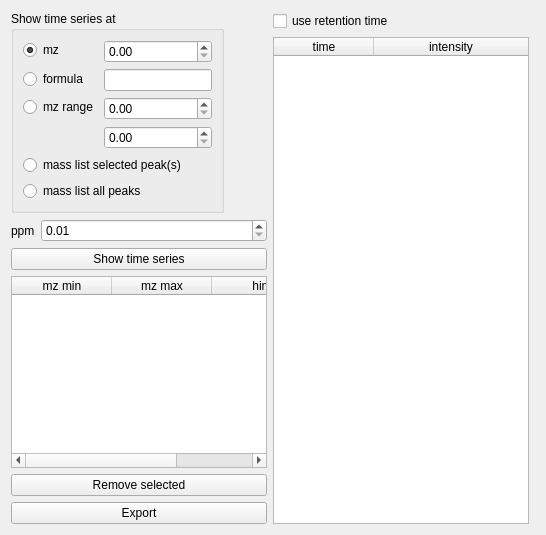
         <widget class="QWidget" name="tab_5">
          <attribute name="title">
           <string>Time Series</string>
          </attribute>
          <layout class="QHBoxLayout" name="horizontalLayout_7">
           <item>
            <layout class="QVBoxLayout" name="verticalLayout_17">
             <item>
              <widget class="QGroupBox" name="groupBox_2">
               <property name="sizePolicy">
                <sizepolicy hsizetype="Maximum" vsizetype="Maximum">
                 <horstretch>0</horstretch>
                 <verstretch>0</verstretch>
                </sizepolicy>
               </property>
               <property name="maximumSize">
                <size>
                 <width>16777215</width>
                 <height>16777215</height>
                </size>
               </property>
               <property name="title">
                <string>Show time series at</string>
               </property>
               <layout class="QFormLayout" name="formLayout_2">
                <item row="2" column="0">
                 <widget class="QRadioButton" name="radioButton">
                  <property name="text">
                   <string>mz</string>
                  </property>
                  <property name="checked">
                   <bool>true</bool>
                  </property>
                 </widget>
                </item>
                <item row="5" column="0">
                 <widget class="QRadioButton" name="radioButton_2">
                  <property name="text">
                   <string>formula</string>
                  </property>
                 </widget>
                </item>
                <item row="7" column="1">
                 <widget class="QDoubleSpinBox" name="doubleSpinBox">
                  <property name="sizePolicy">
                   <sizepolicy hsizetype="Preferred" vsizetype="Fixed">
                    <horstretch>0</horstretch>
                    <verstretch>0</verstretch>
                   </sizepolicy>
                  </property>
                  <property name="maximum">
                   <double>999.990000000000009</double>
                  </property>
                 </widget>
                </item>
                <item row="6" column="1">
                 <widget class="QDoubleSpinBox" name="doubleSpinBox_2">
                  <property name="sizePolicy">
                   <sizepolicy hsizetype="Preferred" vsizetype="Fixed">
                    <horstretch>0</horstretch>
                    <verstretch>0</verstretch>
                   </sizepolicy>
                  </property>
                  <property name="maximum">
                   <double>999.990000000000009</double>
                  </property>
                 </widget>
                </item>
                <item row="6" column="0">
                 <widget class="QRadioButton" name="radioButton_3">
                  <property name="text">
                   <string>mz range</string>
                  </property>
                 </widget>
                </item>
                <item row="2" column="1">
                 <widget class="QDoubleSpinBox" name="doubleSpinBox_3">
                  <property name="sizePolicy">
                   <sizepolicy hsizetype="Preferred" vsizetype="Fixed">
                    <horstretch>0</horstretch>
                    <verstretch>0</verstretch>
                   </sizepolicy>
                  </property>
                  <property name="maximum">
                   <double>999.990000000000009</double>
                  </property>
                 </widget>
                </item>
                <item row="5" column="1">
                 <widget class="QLineEdit" name="lineEdit_2">
                  <property name="sizePolicy">
                   <sizepolicy hsizetype="Preferred" vsizetype="Fixed">
                    <horstretch>0</horstretch>
                    <verstretch>0</verstretch>
                   </sizepolicy>
                  </property>
                 </widget>
                </item>
                <item row="8" column="0" colspan="2">
                 <widget class="QRadioButton" name="radioButton_4">
                  <property name="text">
                   <string>mass list selected peak(s)</string>
                  </property>
                  <property name="checked">
                   <bool>false</bool>
                  </property>
                 </widget>
                </item>
                <item row="9" column="0" colspan="2">
                 <widget class="QRadioButton" name="radioButton_5">
                  <property name="text">
                   <string>mass list all peaks</string>
                  </property>
                 </widget>
                </item>
               </layout>
              </widget>
             </item>
             <item>
              <layout class="QFormLayout" name="formLayout_4">
               <item row="0" column="0">
                <widget class="QLabel" name="label_22">
                 <property name="text">
                  <string>ppm</string>
                 </property>
                </widget>
               </item>
               <item row="0" column="1">
                <widget class="QDoubleSpinBox" name="doubleSpinBox_4">
                 <property name="sizePolicy">
                  <sizepolicy hsizetype="Preferred" vsizetype="Fixed">
                   <horstretch>0</horstretch>
                   <verstretch>0</verstretch>
                  </sizepolicy>
                 </property>
                 <property name="minimum">
                  <double>0.010000000000000</double>
                 </property>
                 <property name="maximum">
                  <double>9.990000000000000</double>
                 </property>
                </widget>
               </item>
              </layout>
             </item>
             <item>
              <widget class="QPushButton" name="pushButton_3">
               <property name="sizePolicy">
                <sizepolicy hsizetype="Preferred" vsizetype="Fixed">
                 <horstretch>0</horstretch>
                 <verstretch>0</verstretch>
                </sizepolicy>
               </property>
               <property name="text">
                <string>Show time series</string>
               </property>
              </widget>
             </item>
             <item>
              <widget class="QTableWidget" name="tableWidget">
               <property name="sizePolicy">
                <sizepolicy hsizetype="Preferred" vsizetype="Expanding">
                 <horstretch>0</horstretch>
                 <verstretch>0</verstretch>
                </sizepolicy>
               </property>
               <attribute name="horizontalHeaderStretchLastSection">
                <bool>true</bool>
               </attribute>
               <column>
                <property name="text">
                 <string>mz min</string>
                </property>
               </column>
               <column>
                <property name="text">
                 <string>mz max</string>
                </property>
               </column>
               <column>
                <property name="text">
                 <string>hint</string>
                </property>
               </column>
              </widget>
             </item>
             <item>
              <widget class="QPushButton" name="pushButton_4">
               <property name="text">
                <string>Remove selected</string>
               </property>
              </widget>
             </item>
             <item>
              <widget class="QPushButton" name="pushButton_19">
               <property name="sizePolicy">
                <sizepolicy hsizetype="Preferred" vsizetype="Fixed">
                 <horstretch>0</horstretch>
                 <verstretch>0</verstretch>
                </sizepolicy>
               </property>
               <property name="text">
                <string>Export</string>
               </property>
              </widget>
             </item>
            </layout>
           </item>
           <item>
            <layout class="QVBoxLayout" name="verticalLayout_15">
             <item>
              <widget class="QCheckBox" name="checkBox">
               <property name="text">
                <string>use retention time</string>
               </property>
              </widget>
             </item>
             <item>
              <widget class="QTableWidget" name="tableWidget_2">
               <property name="sizePolicy">
                <sizepolicy hsizetype="Preferred" vsizetype="Expanding">
                 <horstretch>0</horstretch>
                 <verstretch>0</verstretch>
                </sizepolicy>
               </property>
               <attribute name="horizontalHeaderStretchLastSection">
                <bool>true</bool>
               </attribute>
               <column>
                <property name="text">
                 <string>time</string>
                </property>
               </column>
               <column>
                <property name="text">
                 <string>intensity</string>
                </property>
               </column>
              </widget>
             </item>
            </layout>
           </item>
           <item>
            <widget class="QWidget" name="widget_5" native="true">
             <property name="sizePolicy">
              <sizepolicy hsizetype="Expanding" vsizetype="Preferred">
               <horstretch>0</horstretch>
               <verstretch>0</verstretch>
              </sizepolicy>
             </property>
            </widget>
           </item>
          </layout>
         </widget>
